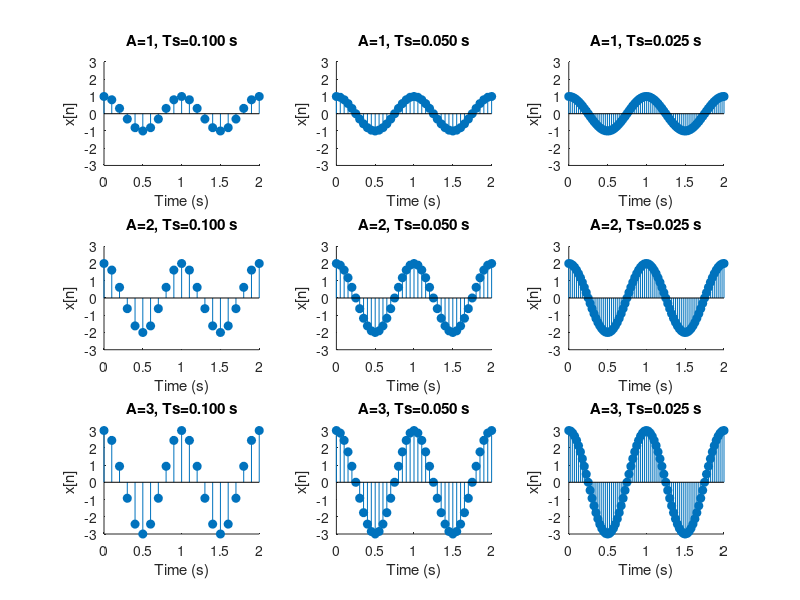

Recreate this plot in MATLAB.
% 1 - 4) discrete sinusoids with different sampling periods: f0=1, phi=0, A=1,2,3

f0 = 1;
phi = 0;
A = [1, 2, 3];
Ts = [0.1, 0.05, 0.025]; % sampling periods (s)
figure;
x_max = 2;
y_max = max(A);
for i = 1:length(A)
    for j = 1:length(Ts)
        subplot(3,3,(i-1)*3 + j); hold on;
        n = 0:100;
        t = n * Ts(j);
        x = A(i) * cos(2*pi*f0*t + phi);
        stem(t, x, 'filled');
        title(sprintf('A=%d, Ts=%.3f s', A(i), Ts(j)));
        xlabel('Time (s)');
        ylabel('x[n]');
        xlim([0, x_max]);
        ylim([-y_max, y_max]);
    end
end